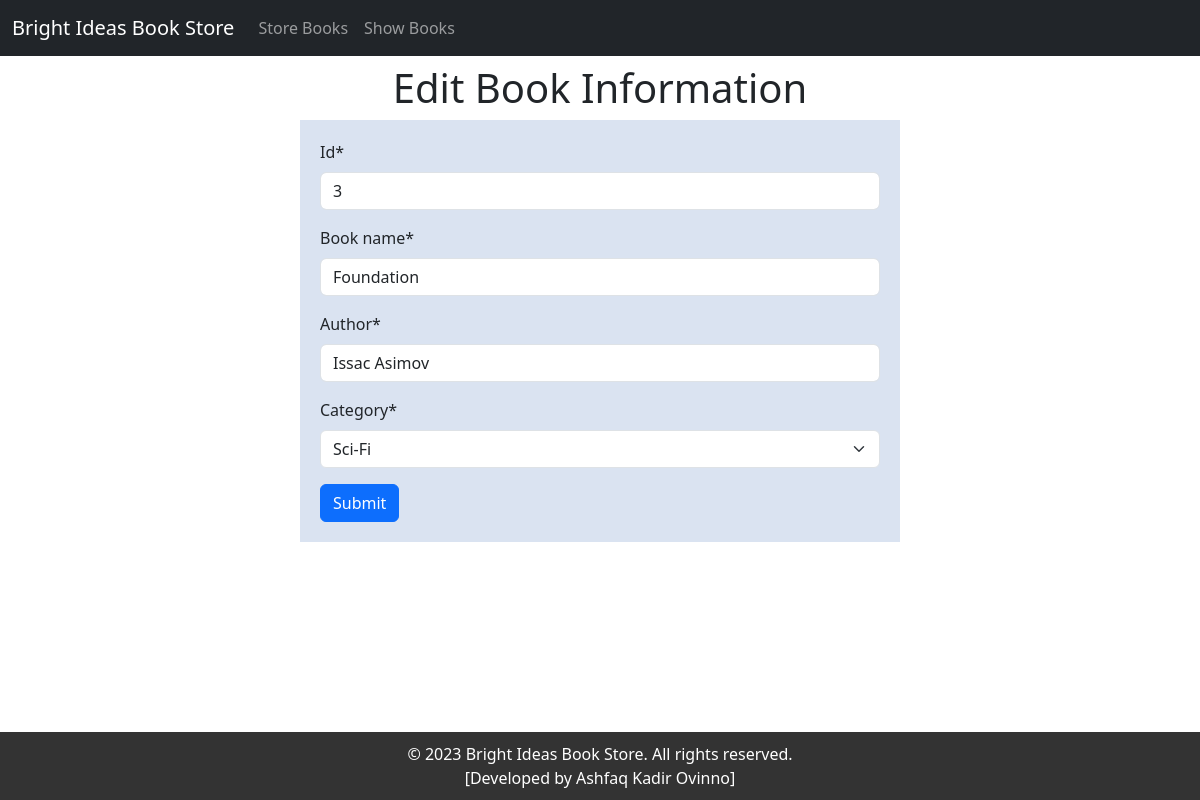
Page /edit_books/3 on the committed database.
### book/models.py (models this page shows)
class BookStoreModel(models.Model):
    CATEGORY = (
        ('Mystery', 'Mystery'),
        ('Thriller', 'Thriller'),
        ('Sci-Fi', 'Sci-Fi'),
        ('Humor', 'Humor'),
        ('Horror', 'Horror'),
    )
    id = models.IntegerField(primary_key=True)
    book_name = models.CharField(max_length=30)
    author = models.CharField(max_length=30)
    category = models.CharField(max_length=30, choices=CATEGORY)
    first_pub = models.DateTimeField(auto_now_add=True) # first entry
    last_pub = models.DateTimeField(auto_now=True) # edited entry

### book/views.py (the view)
# urls.py: path('edit_books/<int:id>', edit_book, name='edit_book'),
def edit_book(request, id):
    book = BookStoreModel.objects.get(pk = id)
    form = BookStoreForm(instance=book)
    if request.method == 'POST':
        form = BookStoreForm(request.POST, instance=book)
        if form.is_valid():
            form.save()
            return redirect('show_book')
    return render(request, 'edit_book.html', {'form': form})

### book/forms.py
class BookStoreForm(forms.ModelForm):
    class Meta:
        model = BookStoreModel
        fields = ['id', 'book_name', 'author', 'category']

### book/templates/edit_book.html (shortened to what this page needs)
{% extends 'base.html' %}
{% load crispy_forms_tags %}
{% block content %}
<div style="width: 50%; margin: auto; text-align: center">
  <h1><h1>Edit Book Information</h1></h1>
</div>
<div
  style="
    width: 50%;
    height: 100%;
    margin: auto;
    background: rgb(218, 227, 241);
    padding: 20px;
  "
>
  <form method="POST">
    {% csrf_token %} {{form|crispy}}
    <button class="btn btn-primary" type="submit">Submit</button>
  </form>
</div>
{% endblock %}

### rows in the picture
BookStoreModel: id "3", book_name "Foundation", author "Issac Asimov", category "Sci-Fi"
